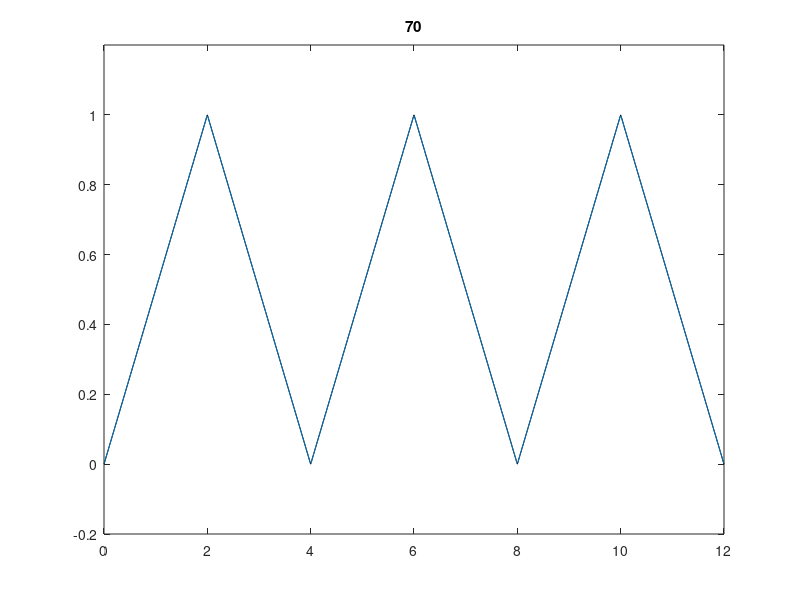

Write MATLAB code to recreate this figure.
%Skriptet demosntrerar hur man syntetiserar en periodisk signal med den
%ändliga Fourier Serier Syntesen med N ak koefficienter. 
close all
clear
clc

N=70; %Antal koefficienter i syntesen 
T0=4; %Periodtiden för signalen
t=0:0.01:3*T0; %tidsvektorn

%här skapas original signal i detta fall en ren fyrkantsvåg
original = zeros(size(t));
for i = 1:length(t)
    t_mod = mod(t(i), T0);
    if t_mod <= T0 / 2
        original(i) = (2 / T0) * t_mod;
    else
        original(i) = (2 / T0) * (T0 - t_mod);
    end
end

%Syntes for-loopen med plott för varje tillagd komponent ak
%fyrkantsvågen har 0 i jämna k komponenter.
xN = 0.5 * ones(size(t)); %start på signalen xN(t) med första koefficienten a0
for k=1:N
    if mod(k,2) == 0
        ak = 0;
    elseif mod(k,2) == 1
        ak = -2/((pi^2) * (k^2));
    end

    xN=xN+2*ak*cos(2*pi/T0*k*t); %addition av ak
    
    
    %plottning av den syntetiserad signal över den ursprungliga signalen
    plot(t,original,'k')
    hold on
    plot(t,xN)
    axis([0 12 -0.2 1.2])
    title(num2str(k))
    hold off
    %pausa med 0.25s
    pause(0.25)
end